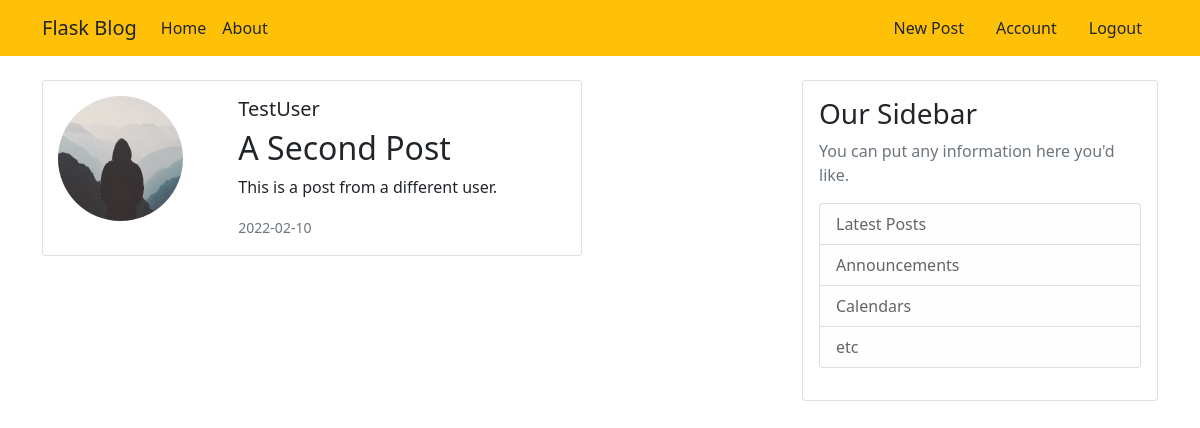
The app's page /post/2 (signed in) with its own data.
### flaskblog/models.py (models this page shows, shortened)
class User(db.Model, UserMixin):
    id = db.Column(db.Integer, primary_key=True)
    username = db.Column(db.String(20), unique=True, nullable=False)
    email = db.Column(db.String(120), unique=True, nullable=False)
    image_file = db.Column(db.String(20), nullable=False, default='default.jpg')
    password = db.Column(db.String(60), nullable=False)
    posts = db.relationship('Post', backref='author', lazy=True)

class Post(db.Model):
    id = db.Column(db.Integer, primary_key=True)
    title = db.Column(db.String(100), nullable=False)
    date_posted = db.Column(db.DateTime, nullable=False, default=datetime.utcnow)
    content = db.Column(db.Text, nullable=False)
    user_id = db.Column(db.Integer, db.ForeignKey('user.id'), nullable=False)

### flaskblog/routes.py (the view)
@app.route("/post/<int:post_id>")
def post(post_id):
    post = Post.query.get_or_404(post_id)
    return render_template('post.html', title=post.title, post=post)

### flaskblog/models.py (called while the page is built)
@login_manager.user_loader
def load_user(user_id):
    return User.query.get(int(user_id))

### flaskblog/templates/post.html
{% extends "layout.html" %}
{% block content %}
<div class="card mb-3" style="max-width: 540px;">
  <div class="row g-0">
    <div class="col-md-4">
      <img src="{{ url_for('static', filename='profile_pics/' + post.author.image_file) }}" class="img-fluid rounded-circle account-img" alt="...">
    </div>
    <div class="col-md-8">
      <div class="card-body">
        <h5 class="card-title">{{ post.author.username }}</h5>
        <h2 class="card-text">{{ post.title }}</h2>
        <p class="card-text">{{ post.content }}</p>
        <p class="card-text"><small class="text-muted">{{ post.date_posted.strftime('%Y-%m-%d')}}</small></p>
      </div>
    </div>
  </div>
</div>
{% endblock content %}

### flaskblog/static/main.css (style rules this page uses)
.account-img { height: 125px; width: 125px; margin: 15px; }

### records on screen
User: image_file (placeholder picture), author.username "TestUser"
Post: title "A Second Post", content "This is a post from a different user.", date_posted "2022-02-10"
